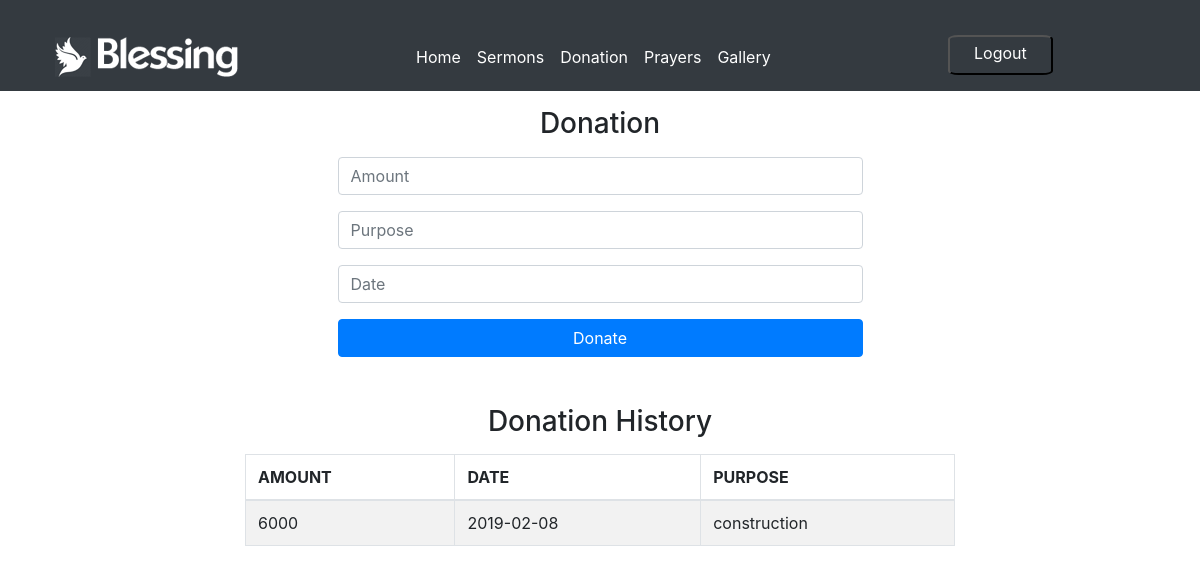
The app's page /users/index.php?pg=donation (signed in), older data.
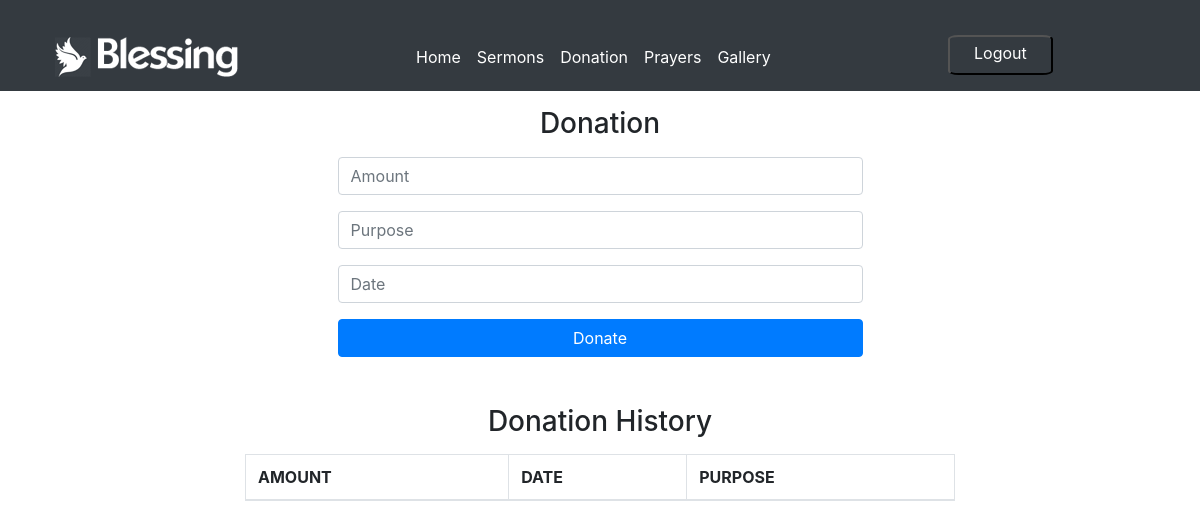
The same page, newer data.
### tables this page shows
CREATE TABLE `records` (
  `id` int(11) NOT NULL,
  `amount` varchar(10) NOT NULL,
  `date` varchar(50) NOT NULL,
  `purpose` varchar(60) NOT NULL,
  `type` varchar(30) NOT NULL,
  `userid` int(11) NOT NULL
);

### users/include/functions.php (called while the page is built, shortened)
<?php
	function selectdatacon($col,$tbname,$where)
	{
		$selectqry="select $col from $tbname where $where";
		$result=mysqli_query($GLOBALS['con'],$selectqry) or die(mysqli_error($GLOBALS['con']));
		return $result;
	}
?>

### users/pages/donation.php (the view, shortened to what this page needs)
<div class="container">
<div class="row">
<div class="col-md-3">
</div>
<div class="col-md-6">
<h3 class="text-center mt-3 mb-3">Donation</h3>
<form method="post" enctype="multipart/form-data" >
<div class="form-group">
<input type="text" name="amount" placeholder="Amount" required="required" class="form-control">
</div>
<div class="form-group">
<input type="text" name="purpose" placeholder="Purpose" required="required" class="form-control">
</div>
<div class="form-group">
<input placeholder="Date" class="form-control" type="text" onfocus="(this.type='date')" onblur="(this.type='text')" id="date" name="date">
</div>
<input type="submit" name="donation" value="Donate" class="btn btn-block btn-primary">
</form>
</div>
<div class="col-md-3">
</div>
</div>
</div>
<div class="container">
<div class="row mt-3">
<div class="col-md-8 offset-2">
<h3 class="text-center mt-3 mb-3">Donation History</h3>
<table id="example" class="table table-striped table-bordered" style="width:100%">
<thead>
<tr>
<th>AMOUNT</th>
<th>DATE</th>
<th>PURPOSE</th>
</tr>
</thead>
<tbody>
<?php
$result=selectdatacon("*","records","userid =".$_SESSION['userid']);
while($row=mysqli_fetch_assoc($result))
	{
?>
<tr>
<td><?php  echo $row['amount']; ?></td>
<td><?php  echo $row['date']; ?></td>
<td><?php  echo $row['purpose']; ?></td>
</tr>
<?php
}
?>
</tbody>
</table>
</div>
</div>
</div>

### users/index.php (shortened to what this page needs)
<html>
<head>
<link rel="stylesheet" href="https://stackpath.bootstrapcdn.com/bootstrap/4.2.1/css/bootstrap.min.css">
<link rel="stylesheet" href="https://use.fontawesome.com/releases/v5.6.3/css/all.css">
<link href="../assets/css/custom/owl.carousel.min.css" rel="stylesheet">
<link href="https://cdn.datatables.net/1.10.19/css/dataTables.bootstrap4.min.css" rel="stylesheet">
<link href="../assets/css/custom/style.css" rel="stylesheet">
</head>
<body>
<?php ob_start();
include 'include/functions.php';
	include 'include/header.php';
	if(isset($_GET['pg']))
	{
	switch($_GET['pg']){
		case 'donation':
		include 'pages/donation.php';
		break;
	}
}
	else
	{
		include 'pages/home.php';
	}
?>
</body>
</html>

### users/include/header.php (shortened to what this page needs)
<div class="row bg-dark">
	<div class="col-md-9 col-xs-12">
	<nav class="navbar navbar-expand-md navbar-dark ">
	<a class="navbar-brand" href="#"> <img src="../assets/img/logo.png" class="ml-4 mt-4 img-fluid position1"> </a>
	<div class="collapse navbar-collapse" id="collapsibleNavbar">
    <ul class="navbar-nav nav_marginleft_list mt-4">
      <li class="nav-item">
        <a class="nav-link" href="index.php?pg=home">Home</a>
      </li>
      <li class="nav-item">
        <a class="nav-link" href="index.php?pg=sermons">Sermons</a>
      </li>
      <li class="nav-item">
        <a class="nav-link" href="index.php?pg=donation">Donation</a>
      </li>
      <li class="nav-item">
        <a class="nav-link" href="index.php?pg=prayers">Prayers</a>
      </li>
      <li class="nav-item">
        <a class="nav-link" href="index.php?pg=gallery">Gallery</a>
      </li>
    </ul>
  </div>
</nav>
</div>
<form method="post" class=" ml-5 ">
<input type="submit" class="bg-dark pt-1 pb-2 px-4 btn_look" name="logout" value="Logout">
</form>
 </div>

### assets/css/custom/style.css (style rules this page uses)
.row { margin-left:0; margin-right:0; }
body { margin: 0; }
.btn { transition:0.5s ease; }
.nav_marginleft_list { margin-left:150px; }
.navbar-dark .nav-item .nav-link { color:#fff; }
.btn_look { color:#fff; border-radius:10%; margin-top:35px; }

Row changes from the older to the newer data that the page shows:
removed records: amount "6000", date "2019-02-08", purpose "construction"
